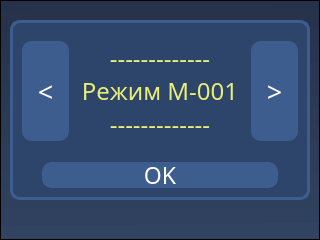
   <widget class="QFrame" name="load_file_layout">
    <property name="enabled">
     <bool>true</bool>
    </property>
    <property name="geometry">
     <rect>
      <x>0</x>
      <y>0</y>
      <width>320</width>
      <height>240</height>
     </rect>
    </property>
    <property name="styleSheet">
     <string notr="true">QFrame {
	background-color: qlineargradient(spread:reflect, x1:0.559, y1:1, x2:0.548, y2:0, stop:0 rgba(39, 58, 89, 200), stop:1 rgba(27, 39, 65, 200));
}</string>
    </property>
    <property name="frameShape">
     <enum>QFrame::StyledPanel</enum>
    </property>
    <property name="frameShadow">
     <enum>QFrame::Raised</enum>
    </property>
    <widget class="QFrame" name="load_file_frame">
     <property name="enabled">
      <bool>true</bool>
     </property>
     <property name="geometry">
      <rect>
       <x>10</x>
       <y>20</y>
       <width>300</width>
       <height>180</height>
      </rect>
     </property>
     <property name="layoutDirection">
      <enum>Qt::RightToLeft</enum>
     </property>
     <property name="styleSheet">
      <string notr="true">QFrame{
	background-color: rgb(46, 69, 107);
	border: 3px solid rgb(62, 93, 143);
	border-radius: 10px 
}
</string>
     </property>
     <property name="frameShape">
      <enum>QFrame::StyledPanel</enum>
     </property>
     <property name="frameShadow">
      <enum>QFrame::Raised</enum>
     </property>
     <layout class="QVBoxLayout" name="verticalLayout_20">
      <property name="spacing">
       <number>12</number>
      </property>
      <property name="sizeConstraint">
       <enum>QLayout::SetMinAndMaxSize</enum>
      </property>
      <item>
       <widget class="QFrame" name="select_load_file_frame">
        <property name="focusPolicy">
         <enum>Qt::NoFocus</enum>
        </property>
        <property name="contextMenuPolicy">
         <enum>Qt::NoContextMenu</enum>
        </property>
        <property name="styleSheet">
         <string notr="true">QFrame{
	background-color: rgba(0,0,0,0);
	border: 0px solid rgba(0,0,0,0)
}
</string>
        </property>
        <property name="frameShape">
         <enum>QFrame::StyledPanel</enum>
        </property>
        <property name="frameShadow">
         <enum>QFrame::Raised</enum>
        </property>
        <property name="midLineWidth">
         <number>0</number>
        </property>
        <layout class="QHBoxLayout" name="horizontalLayout_7">
         <property name="spacing">
          <number>9</number>
         </property>
         <property name="leftMargin">
          <number>0</number>
         </property>
         <property name="rightMargin">
          <number>0</number>
         </property>
         <item>
          <widget class="QPushButton" name="next_button">
           <property name="enabled">
            <bool>true</bool>
           </property>
           <property name="sizePolicy">
            <sizepolicy hsizetype="Ignored" vsizetype="Ignored">
             <horstretch>0</horstretch>
             <verstretch>0</verstretch>
            </sizepolicy>
           </property>
           <property name="minimumSize">
            <size>
             <width>1</width>
             <height>1</height>
            </size>
           </property>
           <property name="font">
            <font>
             <family>Tovari Sans</family>
             <pointsize>20</pointsize>
            </font>
           </property>
           <property name="focusPolicy">
            <enum>Qt::NoFocus</enum>
           </property>
           <property name="styleSheet">
            <string notr="true">QPushButton {
	background-color: rgb(62, 93, 143);
	border: none;
	border-radius: 10px;
	color: white
}

QPushButton:pressed{
	background-color: rgb(84, 126, 193);
}</string>
           </property>
           <property name="text">
            <string>&gt;</string>
           </property>
           <property name="iconSize">
            <size>
             <width>0</width>
             <height>45</height>
            </size>
           </property>
          </widget>
         </item>
         <item>
          <widget class="QLabel" name="load_file_label">
           <property name="enabled">
            <bool>true</bool>
           </property>
           <property name="minimumSize">
            <size>
             <width>164</width>
             <height>0</height>
            </size>
           </property>
           <property name="maximumSize">
            <size>
             <width>164</width>
             <height>16777215</height>
            </size>
           </property>
           <property name="font">
            <font>
             <family>Tovari Sans</family>
             <pointsize>18</pointsize>
            </font>
           </property>
           <property name="styleSheet">
            <string notr="true">QLabel{
	background-color: none;
	font-size: 18pt;
	color: rgb(232, 238, 119);
	border: none
}
</string>
           </property>
           <property name="text">
            <string>-------------
Режим M-001
-------------</string>
           </property>
           <property name="alignment">
            <set>Qt::AlignCenter</set>
           </property>
          </widget>
         </item>
         <item>
          <widget class="QPushButton" name="previous_button">
           <property name="enabled">
            <bool>true</bool>
           </property>
           <property name="sizePolicy">
            <sizepolicy hsizetype="Ignored" vsizetype="Ignored">
             <horstretch>0</horstretch>
             <verstretch>0</verstretch>
            </sizepolicy>
           </property>
           <property name="minimumSize">
            <size>
             <width>1</width>
             <height>1</height>
            </size>
           </property>
           <property name="font">
            <font>
             <family>Tovari Sans</family>
             <pointsize>20</pointsize>
            </font>
           </property>
           <property name="focusPolicy">
            <enum>Qt::NoFocus</enum>
           </property>
           <property name="styleSheet">
            <string notr="true">QPushButton {
	background-color: rgb(62, 93, 143);
	border: none;
	border-radius: 10px;
	color: white
}

QPushButton:pressed{
	background-color: rgb(84, 126, 193);
}</string>
           </property>
           <property name="text">
            <string>&lt;</string>
           </property>
           <property name="iconSize">
            <size>
             <width>0</width>
             <height>45</height>
            </size>
           </property>
          </widget>
         </item>
        </layout>
       </widget>
      </item>
      <item>
       <widget class="QFrame" name="decor_load_frame">
        <property name="styleSheet">
         <string notr="true">QFrame{
	background-color: rgba(0,0,0,0);
	border: 0px solid rgba(0,0,0,0)
}
</string>
        </property>
        <property name="frameShape">
         <enum>QFrame::StyledPanel</enum>
        </property>
        <property name="frameShadow">
         <enum>QFrame::Raised</enum>
        </property>
        <layout class="QHBoxLayout" name="horizontalLayout_9">
         <property name="spacing">
          <number>0</number>
         </property>
         <property name="leftMargin">
          <number>0</number>
         </property>
         <property name="topMargin">
          <number>0</number>
         </property>
         <property name="rightMargin">
          <number>0</number>
         </property>
         <property name="bottomMargin">
          <number>0</number>
         </property>
         <item>
          <widget class="QFrame" name="decor_4">
           <property name="maximumSize">
            <size>
             <width>10</width>
             <height>16777215</height>
            </size>
           </property>
           <property name="frameShape">
            <enum>QFrame::StyledPanel</enum>
           </property>
           <property name="frameShadow">
            <enum>QFrame::Raised</enum>
           </property>
          </widget>
         </item>
         <item>
          <widget class="QPushButton" name="ok_button_load">
           <property name="enabled">
            <bool>true</bool>
           </property>
           <property name="sizePolicy">
            <sizepolicy hsizetype="Ignored" vsizetype="Ignored">
             <horstretch>0</horstretch>
             <verstretch>0</verstretch>
            </sizepolicy>
           </property>
           <property name="minimumSize">
            <size>
             <width>1</width>
             <height>1</height>
            </size>
           </property>
           <property name="maximumSize">
            <size>
             <width>236</width>
             <height>16777215</height>
            </size>
           </property>
           <property name="font">
            <font>
             <family>Tovari Sans</family>
             <pointsize>17</pointsize>
            </font>
           </property>
           <property name="focusPolicy">
            <enum>Qt::NoFocus</enum>
           </property>
           <property name="styleSheet">
            <string notr="true">QPushButton {
	background-color: rgb(62, 93, 143);
	border: none;
	border-radius: 10px;
	color: white
}

QPushButton:pressed{
	background-color: rgb(84, 126, 193);
}</string>
           </property>
           <property name="text">
            <string>OK</string>
           </property>
           <property name="iconSize">
            <size>
             <width>0</width>
             <height>45</height>
            </size>
           </property>
          </widget>
         </item>
         <item>
          <widget class="QFrame" name="decor_3">
           <property name="maximumSize">
            <size>
             <width>10</width>
             <height>16777215</height>
            </size>
           </property>
           <property name="frameShape">
            <enum>QFrame::StyledPanel</enum>
           </property>
           <property name="frameShadow">
            <enum>QFrame::Raised</enum>
           </property>
          </widget>
         </item>
        </layout>
       </widget>
      </item>
     </layout>
    </widget>
   </widget>
